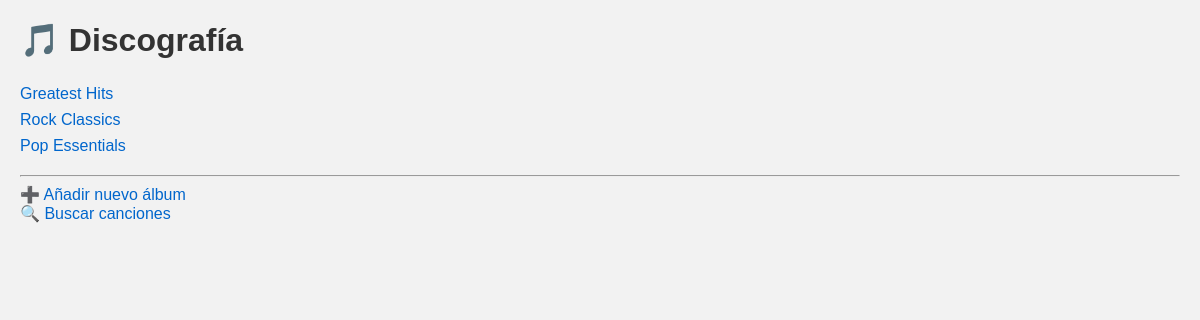
The app's page / (signed in) with its own data.
### tables this page shows
CREATE TABLE album (
codigo INT (7) NOT NULL AUTO_INCREMENT PRIMARY KEY ,
titulo VARCHAR(50) NOT NULL ,
discografica VARCHAR(25) NOT NULL ,
formato ENUM('vinilo','cd','dvd','mp3') NOT NULL,
fechaLanzamiento DATE,
fechaCompra DATE,
precio decimal(5,2)
);

### index.php (the view, shortened to what this page needs)
<!DOCTYPE html>
<html lang="es">
<head>
    <link rel="stylesheet" href="styles.css">
</head>
<body>
<?php
try {
    $dwes = new PDO('mysql:host=localhost;dbname=discografia;charset=utf8', 'root', '');
    $dwes->setAttribute(PDO::ATTR_ERRMODE, PDO::ERRMODE_EXCEPTION);
} catch (PDOException $e) {
    die("❌ Error de conexión: " . $e->getMessage());
}
echo "<h1>🎵 Discografía</h1>";
$stmt = $dwes->query("SELECT * FROM album ORDER BY codigo");
$albumes = $stmt->fetchAll(PDO::FETCH_ASSOC);
if (empty($albumes)) {
    echo "<p>No hay álbumes registrados.</p>";
} else {
    echo "<ul>";
    foreach ($albumes as $a) {
        echo '<li><a href="album.php?cod=' . htmlspecialchars($a['codigo']) . '">'
            . htmlspecialchars($a['titulo']) . '</a></li>';
    }
    echo "</ul>";
}
echo "<hr>";
echo '<a href="albumnuevo.php">➕ Añadir nuevo álbum</a><br>';
echo '<a href="canciones.php">🔍 Buscar canciones</a>';
?>
</body>
</html>

### styles.css (style rules this page uses)
body { font-family: Arial, sans-serif; margin: 20px; background-color: #f2f2f2; }
h1, h2, h3 { color: #333; }
a { color: #0066cc; text-decoration: none; }
ul { list-style-type: none; padding-left: 0; }
ul li { padding: 4px 0; }

### records on screen
album: titulo "Greatest Hits"
album: titulo "Rock Classics"
album: titulo "Pop Essentials"
